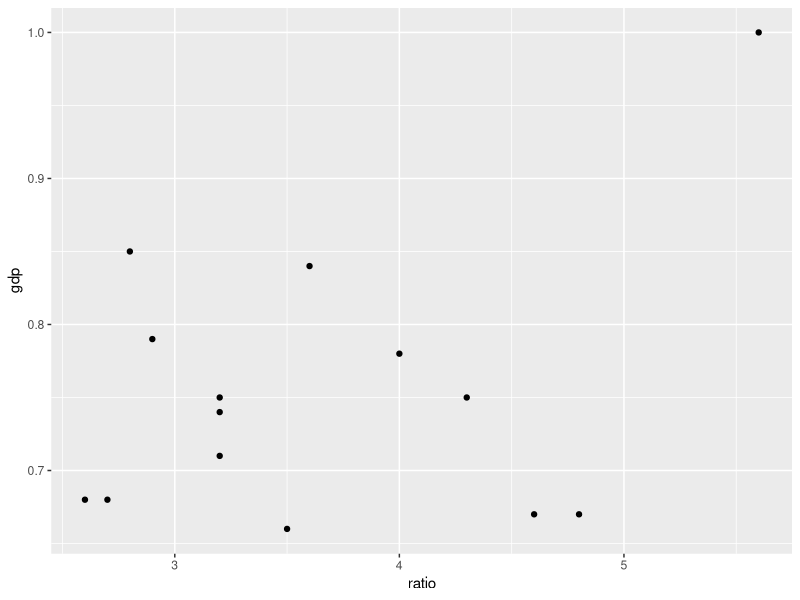
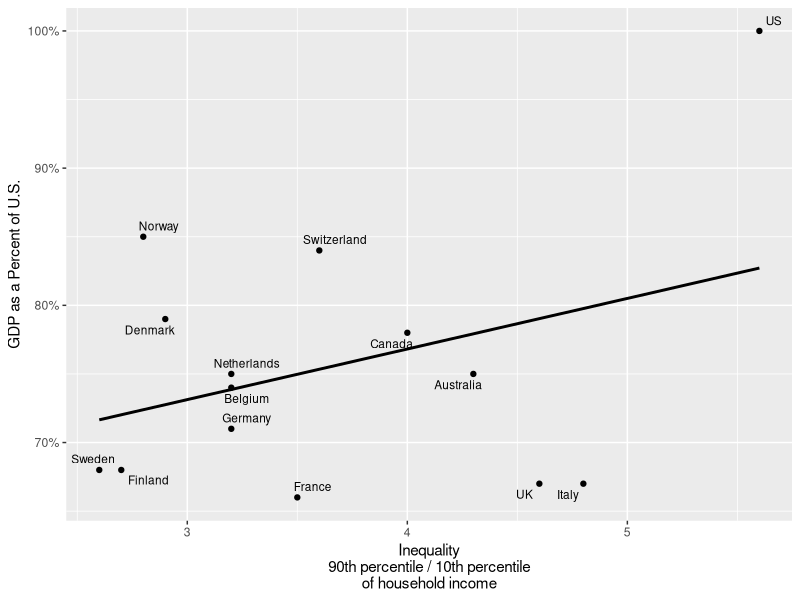

The R source for these figures, in order:
## ---- chunk 1
library(tidyverse)
## ---- chunk 2
data <- read_csv(file = "../data/jencks_table1.csv")
## ---- chunk 3
data |>
  ggplot(mapping = aes(x = ratio, y = gdp)) +
  geom_point()
## ---- chunk 4
data |>
  ggplot(aes(x = ratio, y = gdp, label = country)) +
  geom_point() +
  geom_smooth(method = "lm", se = F, color = "black") +
  ggrepel::geom_text_repel(size = 3) +
  scale_y_continuous(labels = scales::label_percent(),
                     name = "GDP as a Percent of U.S.") +
  scale_x_continuous(name = "Inequality\n90th percentile / 10th percentile\nof household income") +
  theme(legend.position = "none")
